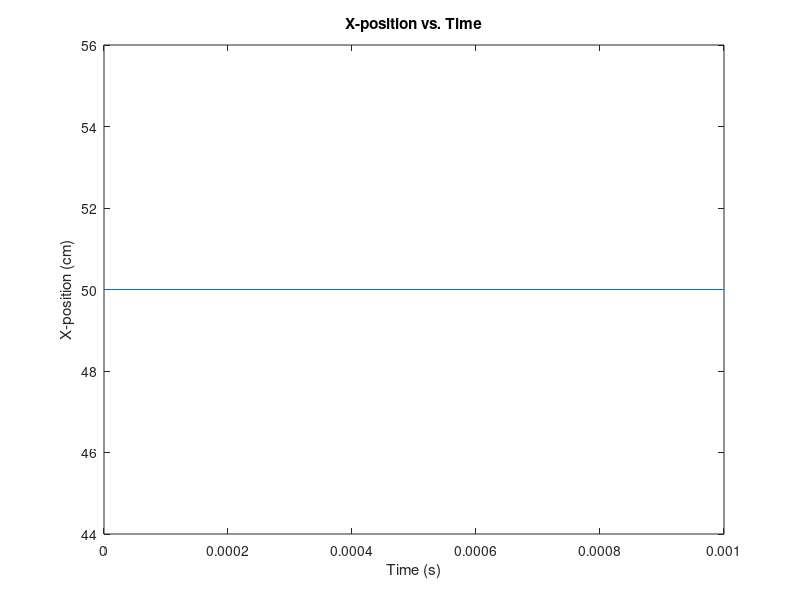
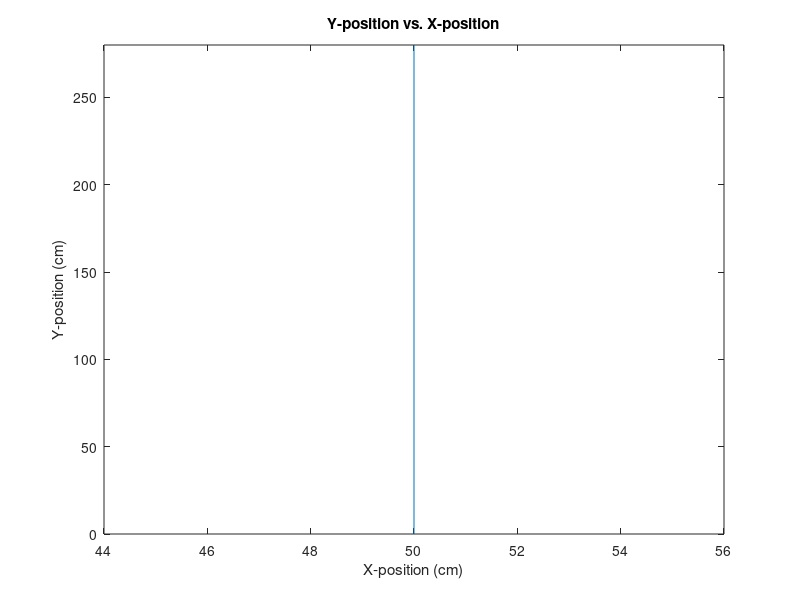

The MATLAB script that drew these images, in order:
clc
clear

timeStep = 0.001;
timeInit = 0;
xInit = 50;
yInit = 280;
velocity = -20;
wallX = 0;

time = timeInit;
x = xInit;
y = yInit;

timeList = zeros(1, (yInit / abs(velocity)) / timeStep + 1);
xList = zeros(1, (yInit / abs(velocity)) / timeStep + 1);
yList = zeros(1, (yInit / abs(velocity)) / timeStep + 1);
timeList(1) = timeInit;
xList(1) = xInit;
yList(1) = yInit;

n = 2;
while x > wallX && y > 0
    slope = -1 * time; % equation here
    x = x + slope * timeStep;
    y = velocity * time;
    time = time + timeStep;
    timeList(n) = time;
    xList(n) = x;
    yList(n) = y;
    n = n + 1;
end

timeList(n:end) = [];
xList(n:end) = [];
yList(n:end) = [];

plot(timeList, xList);
title('X-position vs. Time');
xlabel('Time (s)');
ylabel('X-position (cm)');

figure
plot(xList, yList);
title('Y-position vs. X-position');
xlabel('X-position (cm)');
ylabel('Y-position (cm)');
ylim([0, yInit]);
